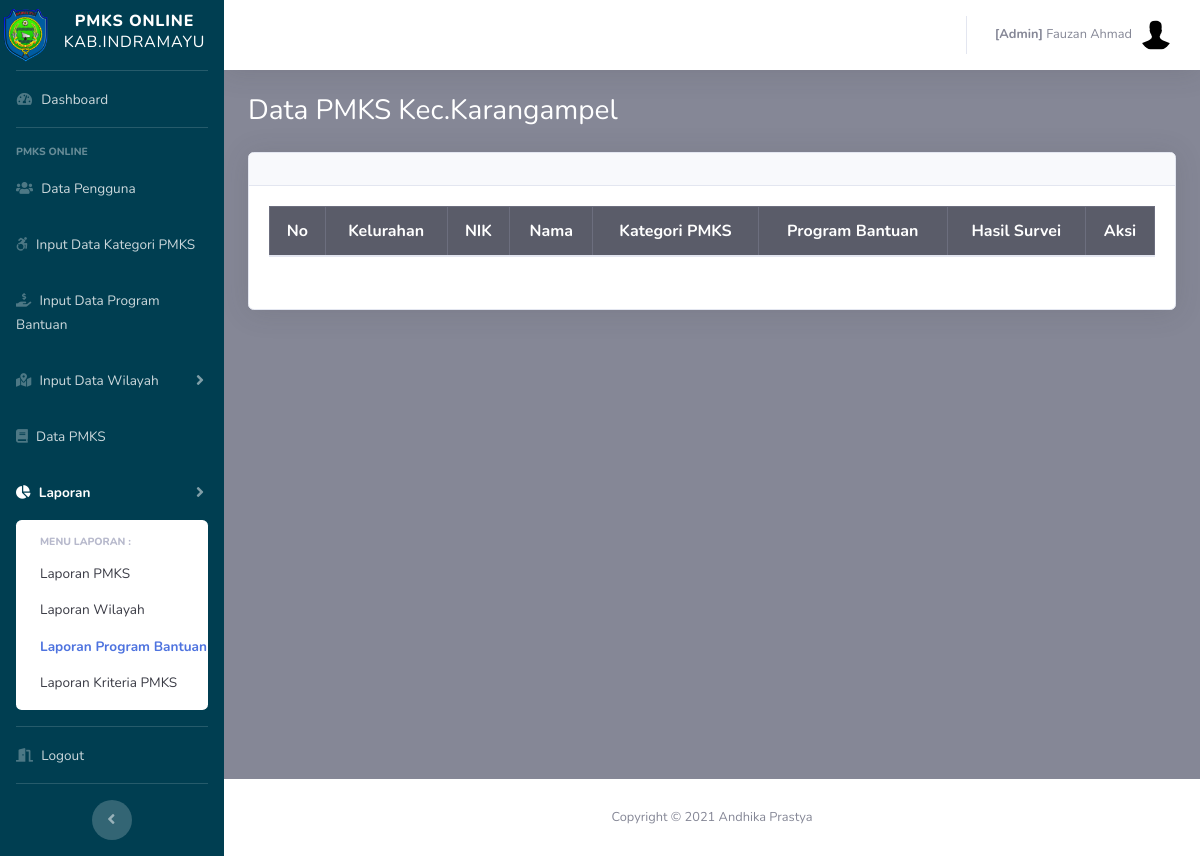
Screenshot of /admin/laporan_krt_kec.php?id=2 (signed in) with the database file from the repository.
### tables this page shows
CREATE TABLE `pegawai` (
  `id_pegawai` int(11) NOT NULL,
  `nm_pegawai` varchar(50) NOT NULL,
  `nip` varchar(50) NOT NULL,
  `no_telepon` varchar(50) NOT NULL,
  `alamat` varchar(100) NOT NULL,
  `username` varchar(50) NOT NULL,
  `password` varchar(255) NOT NULL,
  `role` varchar(10) NOT NULL,
  `is_delete` int(11) NOT NULL,
  `row_edit` int(11) NOT NULL,
  `time_input` datetime NOT NULL DEFAULT current_timestamp()
);

CREATE TABLE `kecamatan` (
  `id_kec` int(11) NOT NULL,
  `nm_kec` varchar(20) NOT NULL,
  `is_delete` int(11) NOT NULL,
  `row_edit` int(11) NOT NULL,
  `creator` int(11) NOT NULL,
  `time_input` datetime NOT NULL DEFAULT current_timestamp()
);

### config.php (called while the page is built, shortened)
<?php
	$database = 'pmks';
?>

### functions.php (called while the page is built, shortened)
<?php
function query($query)
{
	include('config.php');
	$result = mysqli_query($koneksi, $query);
	$rows = [];
	while ($row = mysqli_fetch_assoc($result)) {
		$rows[] = $row;
	}
	return $rows;
}

### admin/laporan_krt_kec.php (the view, shortened to what this page needs)
<?php
  include('templetes/sidebar.php');
  include('templetes/topbar.php');
  require_once "../functions.php";
$id=$_GET['id'];
$pmksx=query("SELECT a.*,b.id_kec,b.nm_kec,b.is_delete FROM desa a
              INNER JOIN kecamatan b USING (id_kec) WHERE a.is_delete=1 AND b.is_delete=1 AND a.id_kec=$id")[0];
?>
        <div class="container-fluid">
          <h1 class="h3 mb-4 text-judul">Data PMKS Kec.<?=$pmksx['nm_kec'] ?></h1>
              <div class="card shadow mb-2">
                <div class="card-header py-3">
                </div>
                <div class="card-body">
                <div class="table-responsive">
                <table class="table table-bordered" width="100%" cellspacing="0">
                  <thead class="table-dark">
                    <tr>
                      <th class="text-center">No</th>
                      <th class="text-center">Kelurahan</th>
                      <th class="text-center">NIK</th>
                      <th class="text-center">Nama</th>
                      <th class="text-center">Kategori PMKS</th>
                      <th class="text-center">Program Bantuan</th>
                      <th class="text-center">Hasil Survei</th>
                      <th class="text-center">Aksi</th>
                    </tr>
                  </thead>
                </table>
                </div>
              </div>
            </div>
        </div>
      </div>
<?php include('templetes/footer.php');?>

### admin/templetes/topbar.php (shortened to what this page needs)
<?php
require_once "../functions.php";
$idp = $_SESSION["id_pegawai"];
$pg = query("SELECT * FROM pegawai WHERE is_delete=1 AND id_pegawai = $idp")[0];
?>
          <ul class="navbar-nav ml-auto">
            <li class="nav-item dropdown no-arrow">
              <a class="nav-link dropdown-toggle" href="#" id="userDropdown" role="button" data-toggle="dropdown" aria-haspopup="true" aria-expanded="false">
                <span class="mr-2 d-none d-lg-inline text-gray-600 small"><b>[<?=$pg['role']?>]</b> <?=$pg['nm_pegawai']?></span>
                <img class="img-profile rounded-circle" src="../assets/img/default.jpg">
              </a>
            </li>
          </ul>
        </nav>

### admin/templetes/sidebar.php (style rules this page uses)
.text-judul { color: #ffffff; }

### rows the page displays
pegawai: role "Admin", nm_pegawai "Fauzan Ahmad"
kecamatan: nm_kec "Karangampel"
